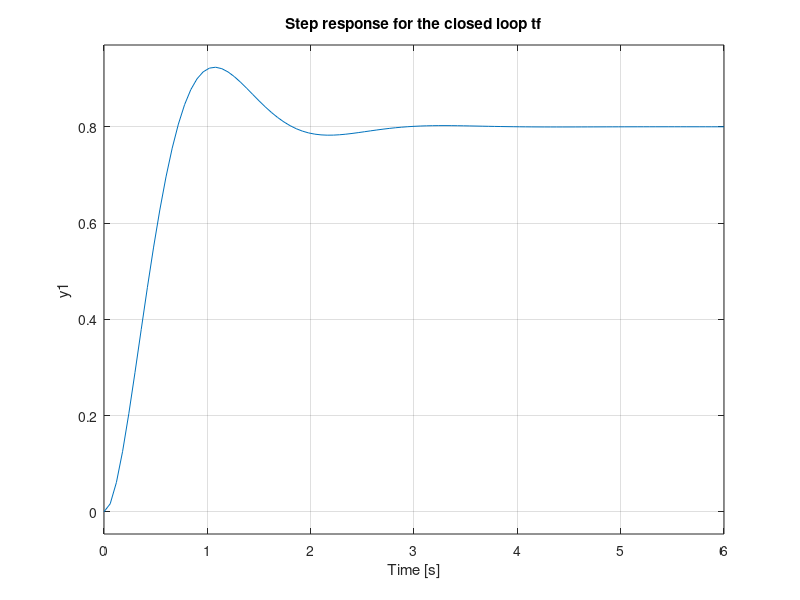

The MATLAB script that drew this image:
clear
s = tf('s');
G = 10*(s+4)/(s+1)/(s+2)/(s+5);

Gclosed = G/(1+G);

figure(2)
step(Gclosed)
title('Step response for the closed loop tf')

% Calculate steady-state error manually
t = 0:0.01:100; % Time values for simulation
[y, t] = step(Gclosed, t);
steadyStateError = 1 - y(end); % Steady-state error for a unit step input

% Find the time index corresponding to the final value
finalTimeIndex = find(t >= max(t), 1);

% Display steady-state error on the plot
text(t(finalTimeIndex) * 0.9, y(end) * 0.9, sprintf('Steady-State Error: %.4f', steadyStateError), 'HorizontalAlignment', 'right', 'FontSize', 10, 'FontWeight', 'bold', 'BackgroundColor', 'white');
